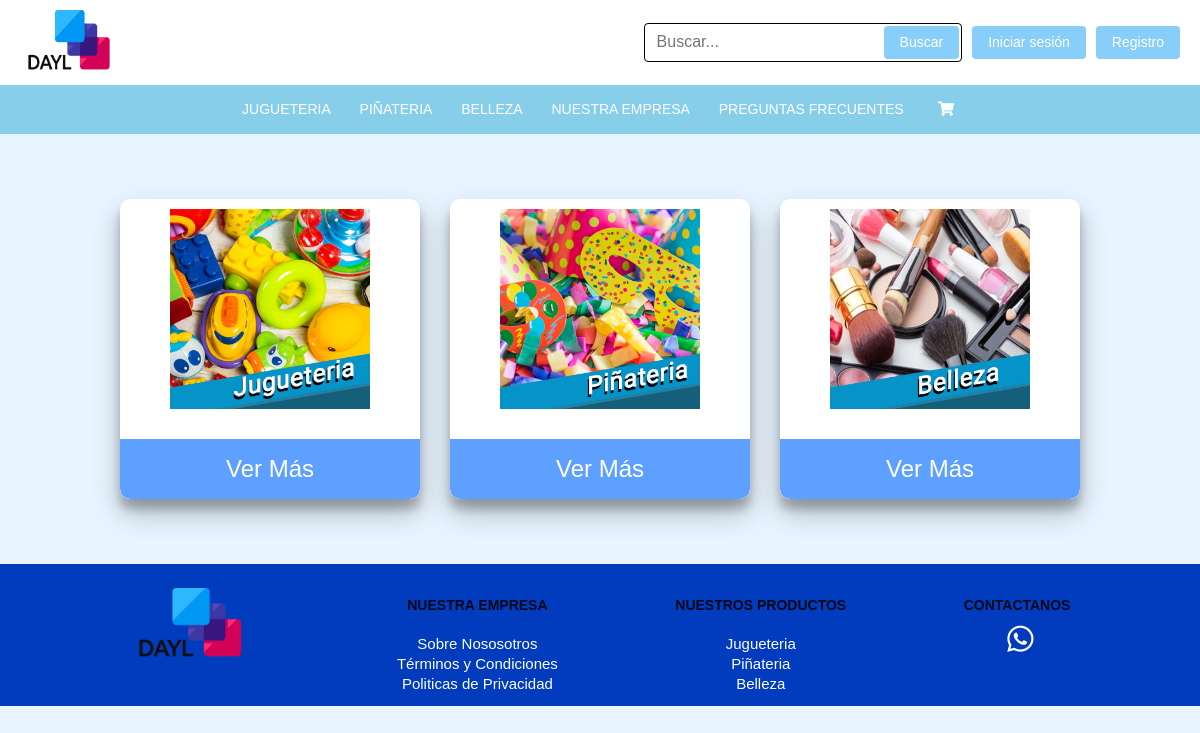
The page /producto/ on the database its author committed.
### producto/models.py (models this page shows)
class Categoria(models.Model):
    nombre = models.CharField(max_length=30,help_text="Nombre de la categoria Principal")
    imagen = models.ImageField(upload_to=nombreImagen,null=True,blank=True,help_text="Imagen de la categoria",default=default_product_image)
    def __str__(self) -> str:
        return f'{self.nombre}'

### producto/views.py (the view)
# urls.py: path('', views.index, name="index"),
def index(request):
    categorias = Categoria.objects.all()
    subcategorias = Subcategoria.objects.all()
    productos = Producto.objects.all()
    return render(request, "indexproducto.html", {"categorias":categorias,"subcategorias":subcategorias,"productos":productos})

### buycar/context_processor.py (called while the page is built)
def total_carrito(request):
    total = 0
    if request.user.is_authenticated:
        if "carrito" in request.session and request.session["carrito"]:
            for key, value in request.session["carrito"].items():
                total += value["acumulado"]
    return {"total_carrito": total}

### producto/templates/indexproducto.html (shortened to what this page needs)
{% extends "muestra.html" %}
{% load static %}
{% block content %}
{% include "layouts/cardsc.html" %}
{% endblock content %}

### templates/layouts/parcials/menu.html (shortened to what this page needs)
{% load static %}
<div class="nav-superior">
    <div class="logo">
        <img src="{% static 'img/logo dayl.png' %}" alt="Logo">
    </div>
    <div class="busc-btn">
        <div class="search-bar">
            <input type="text" placeholder="Buscar...">
            <button class="search-button">Buscar</button>
        </div>
        <div class="user-buttons">
            <button class="blue-button out"><a href="#">Iniciar sesión</a></button>
            <button class="blue-button" id="registro-btn"><a href="#">Registro</a></button>
        </div>
    </div>
</div>
<div class="menu-container">
    <ul class="cont-ul">
        {% for categoria in categorias  %}
        <li class="develop">
            <a href="{% url 'categorias' categoria %}">{{categoria.nombre|upper}}</a>
        </li>
        {% endfor %}
        <li><a href="#">NUESTRA EMPRESA</a></li>
        <li><a href="#">PREGUNTAS FRECUENTES</a></li>
        <li class="cart-icon develop">
            <div class="cart-icon-custom">
                <i class="shopping cart icon"></i>
            </div>
        </li>
    </ul>
</div>

### producto/templates/layouts/cardsc.html (shortened to what this page needs)
{% load static %}
{% load custom_filters %}
<link rel="stylesheet" href="{% static 'css/cat.css' %}">
<div class="gallery">
    {% for categoria in categorias %}
    <div class="content-productos product-container oculto">
        <img src="{{categoria.imagen.url}}" alt="{{categoria.nombre}}">
        <a href="{% url 'categorias' categoria.nombre %}" class="buy-1 btn-vermas">Ver Más</a>
    </div>
    {% endfor %}
</div>

### templates/layouts/parcials/footer.html (shortened to what this page needs)
{% load static %}
<footer>
        <div class="footer">
            <div>
                <img src="{% static 'img/logo dayl.png' %}">
            </div>
            <div class="column-footer">
                <a href="" class="sin-diseño"><h5>NUESTRA EMPRESA</h5></a>
                <div class="center-links">
                    <a href="#">Sobre Nososotros</a>
                    <br>
                    <a href="#">Términos y Condiciones</a>
                    <br>
                    <a href="#">Politicas de Privacidad</a>
                </div>
            </div>
            <div class="column-footer out">
                <a href="{% url 'producto_index' %}" class="sin-diseño"><h5>NUESTROS PRODUCTOS</h5></a>
                <div class="center-links">
                    {% for categoria in categorias %}
                    <a href="{% url 'categorias' categoria %}">{{categoria.nombre}}</a>
                    <br>
                    {% endfor %}
                </div>
            </div>
            <div class="contact-container out">
                <a href="" class="sin-diseño"><h5>CONTACTANOS</h5></a>
                <a class="whatsapp-icon" href="https://wa.me/tunumerodewhatsapp"
                    target="_blank">
                    <i class="whatsapp icon"></i>
                </a>
            </div>
        </div>
</footer>

### static/css/estilos.css (style rules this page uses)
body { background: #D4EEFF; font-family: Arial, sans-serif !important; min-width: 560px !important; }
a.sin-diseño { text-decoration: none!important; color: inherit!important; background-color: transparent!important; border: none!important; font-weight: bold; text-align: center; }
.footer { background-color: #003cbd; padding: 12px; font-size: 1; position: relative; bottom: 0; right: 0; left: 0; display: flex; justify-content: space-between; align-items: center; }
.footer img { max-width: 150px; height: auto; margin-bottom: 20px; margin-right: auto; margin-left: auto; }
.footer a { color: #fffdfd; text-decoration: none; font-size: 15px; padding: 0.001%; align-items: center; }
.whatsapp-icon { display: inline-block; width: 60px; height: 60px; border-radius: 50%; margin-left: 10px; display: flex; font-size: 3em !important; justify-content: center; align-items: center; }
.whatsapp-icon i { font-size: 30px; }
.footer h5 { font-weight: bold; text-align: center; }
.footer a, .footer h5 { font-family: Arial, sans-serif; }
.footer .contact-container { display: flex; flex-direction: column; align-items: center; }
.center-links { text-align: center; }
div.content-productos.product-container { width: 300px; height: 430px; overflow: hidden; position: relative; }
.gallery { display: flex; flex-wrap: wrap; width: 100%; justify-content: center; align-items: center; margin: 50px 0; }
.content-productos { width: 20%; margin: 15px; box-sizing: border-box; float: left; text-align: center; border-radius: 10px; cursor: pointer; padding-top: 10px; box-shadow: 0 14px 28px rgba(0, 0, 0, 0.25), 0 10px 10px rgba(0, 0, 0, 0.22); transition: .4s; background-color: #fff; position: relative; }
div.content-productos.product-container img { width: 200px; height: 200px; text-align: center; margin: 0 auto; display: block; }
.buy-1 { background: #5EA0FF; }
div.content-productos.product-container > a { text-align: center; font-size: 24px; color: #fff; width: 100%; padding: 20px; border: 0; outline: none; cursor: pointer; margin-top: 17.8px; border-bottom-right-radius: 10px; border-bottom-left-radius: 10px; display: block; }
.product-container { width: 300px; height: 400px; }
.btn-vermas { position: absolute; bottom: 0; width: 100%; }
.cart-icon { margin-left: 5px; display: flex; align-items: center; }
.nav-superior { display: flex; justify-content: space-between; align-items: center; padding: 10px 20px; background-color: #fff; }
.nav-superior .logo img { width: 120px; height: 60px; }
.nav-superior .busc-btn { display: flex; align-items: center; }
.nav-superior .user-buttons { display: flex; align-items: center; }
.nav-superior .user-buttons button { color: #fff; background-color: #87CEFA; border: none; padding: 8px 16px; border-radius: 4px; cursor: pointer; margin-left: 10px; }
.nav-superior .user-buttons button > a { text-decoration: none!important; color: #fFf!important; }
.nav-superior .search-bar { display: flex; align-items: center; border: 1px solid #000; border-radius: 4px; padding: 2px; }
.nav-superior .search-bar input { padding: 6px 10px; border: none; outline: none; font-size: 16px; }
.nav-superior .search-bar button { margin-left: 10px; color: #fff; background-color: #87CEFA; border: none; padding: 8px 16px; border-radius: 4px; cursor: pointer; }
.menu-container { display: flex; justify-content: center; position: relative; z-index: 2; max-width: 800px; margin: 0 auto; }
.menu-container .cont-ul { display: flex; align-items: center; list-style: none; color: #fff; padding: 0; margin: 0; }
.menu-container li { cursor: pointer; padding: 1.2vw; transition: all .3s ease 0s; }
.menu-container .develop { position: relative; }
.menu-container .cart-icon { font-size: 1.2vw; }
.menu-container a { color: #fff; }

### static/css/carrusel.css (style rules this page uses)
body { margin: 0; background: #e8f4ff; }

### producto/static/css/cat.css (style rules this page uses)
.oculto { height: 300px!important; }

### rows shown on the page
Categoria: nombre "JUGUETERIA", imagen (picture), nombre "Jugueteria"
Categoria: nombre "PIÑATERIA", imagen (picture), nombre "Piñateria"
Categoria: nombre "BELLEZA", imagen (picture), nombre "Belleza"
